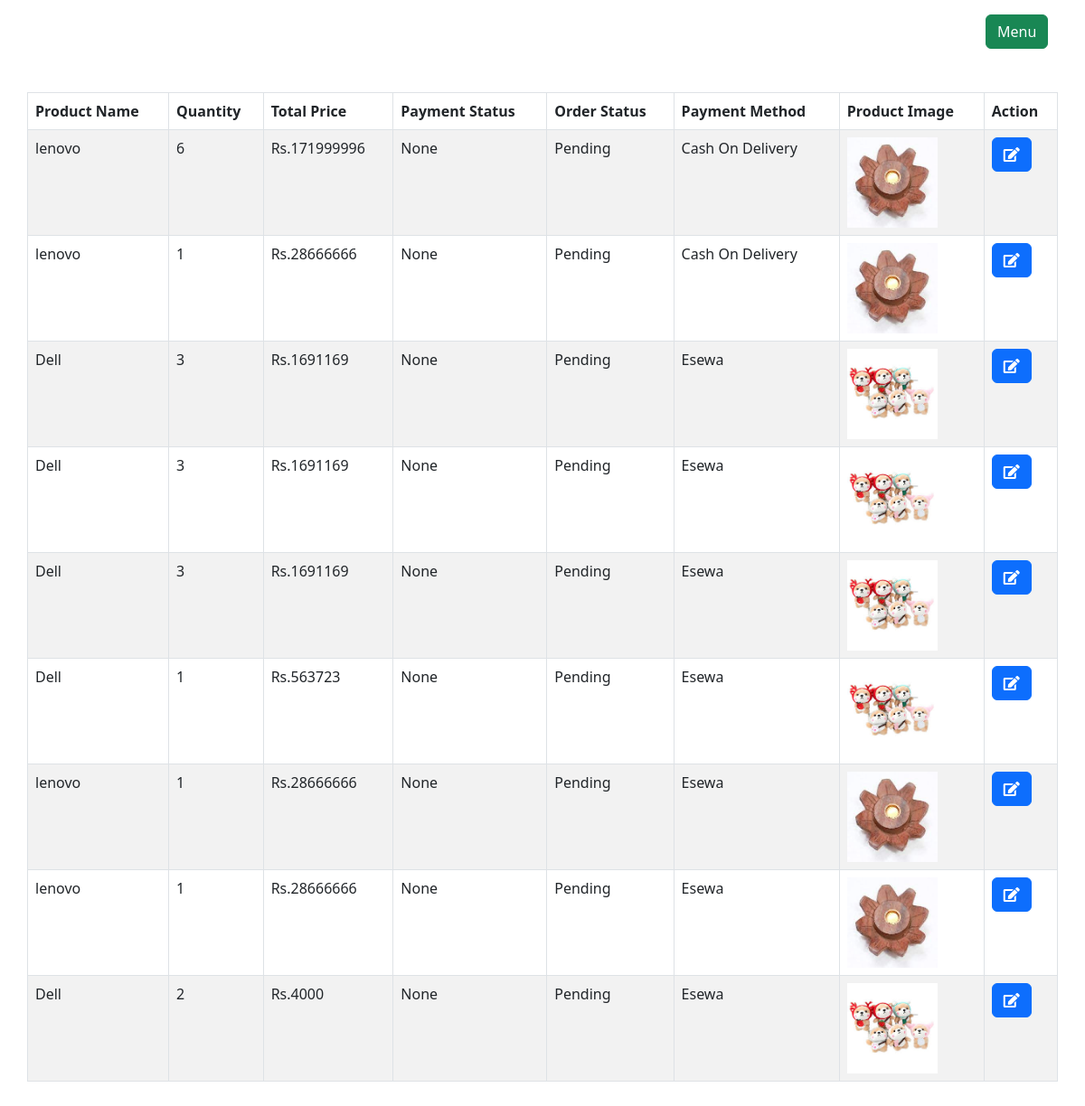
Page /admins/orders/ (signed in) on the committed database.
### userpage/models.py (models this page shows)
class Order(models.Model):
    PAYMENT=(
        ('Cash On Delivery','Cash On Delivery'),
        ('Esewa','Esewa'),
        ('Khalti','Khalti'),
    )
    product=models.ForeignKey(Product,on_delete=models.CASCADE)
    user=models.ForeignKey(User,on_delete=models.CASCADE)
    quantity=models.IntegerField()
    total_price=models.IntegerField(null=True)
    status=models.CharField(default='Pending',max_length=200)
    payment_method=models.CharField(max_length=100,choices=PAYMENT)
    payment_status=models.BooleanField(default=False,null=True)
    phone_no=models.CharField(max_length=20,validators=[MinLengthValidator(9),MaxLengthValidator(15)])
    address=models.CharField(max_length=100)
    created_at=models.DateTimeField(auto_now_add=True)

### products/models.py (models this page shows, shortened)
class Product(models.Model):
    product_name=models.CharField(max_length=100)
    product_price=models.FloatField()
    stock=models.IntegerField()
    product_description=models.TextField()
    product_image=models.FileField(upload_to='static/uploads',null=True)
    category=models.ForeignKey(Category, on_delete=models.CASCADE, null=True)

### userpage/auth.py (the view)
    def wrapper_function(request,*args,**kwargs):
        if request.user.is_staff:
            return view_function(request,*args,**kwargs)
        else:
            return redirect('/')

### adminspage/views.py (called while the page is built)
@login_required
@admin_only
def user_order(request):
    order=Order.objects.all()
    context={
        'items':order
    }
    return render(request,'admin/order.html',context)

### userpage/auth.py (called while the page is built)
def admin_only(view_function):
    def wrapper_function(request,*args,**kwargs):
        if request.user.is_staff:
            return view_function(request,*args,**kwargs)
        else:
            return redirect('/')
    return wrapper_function

### adminspage/templates/admin/order.html (shortened to what this page needs)
{% extends 'admin/adminlayout.html' %}
{% block main-content %}
<div class="container">
    <div class="row d-flex justify-content-center">
        <table class="table table-bordered table-striped my-5">
            <thead>
                <tr>
                    <th>Product Name</th>
                    <th>Quantity</th>
                    <th>Total Price</th>
                    <th>Payment Status</th>
                    <th>Order Status</th>
                    <th>Payment Method</th>
                    <th>Product Image</th>
                    <th>Action</th>
                </tr>
            </thead>
            <tbody>
                {% for item in items %}
                <tr>
                    <td>{{item.product.product_name}}</td>
                    <td>{{item.quantity}}</td>
                    <td>Rs.{{item.total_price}}</td>
                    <td>{{item.payment_status}}</td>
                    <td>{{item.status}}</td>
                    <td>{{item.payment_method}}</td>
                    <td><img src="/{{item.product.product_image}}" alt="{{item.product.product_name}}" width="100"></td>
                    <td><a href="#" class="btn btn-primary"><i class="fas fa-edit"></i></a></td>
                </tr>
                {% endfor %}
            </tbody>
        </table>
    </div>
</div>
{% endblock %}

### rows in the picture
Order: product.product_name "lenovo", quantity "6", total_price "171999996", payment_status "None", status "Pending", payment_method "Cash On Delivery", product.product_image (picture)
Order: product.product_name "lenovo", quantity "1", total_price "28666666", payment_status "None", status "Pending", payment_method "Cash On Delivery", product.product_image (picture)
Order: product.product_name "Dell", quantity "3", total_price "1691169", payment_status "None", status "Pending", payment_method "Esewa", product.product_image (picture)
Order: product.product_name "Dell", quantity "3", total_price "1691169", payment_status "None", status "Pending", payment_method "Esewa", product.product_image (picture)
Order: product.product_name "Dell", quantity "3", total_price "1691169", payment_status "None", status "Pending", payment_method "Esewa", product.product_image (picture)
Order: product.product_name "Dell", quantity "1", total_price "563723", payment_status "None", status "Pending", payment_method "Esewa", product.product_image (picture)
Order: product.product_name "lenovo", quantity "1", total_price "28666666", payment_status "None", status "Pending", payment_method "Esewa", product.product_image (picture)
Order: product.product_name "lenovo", quantity "1", total_price "28666666", payment_status "None", status "Pending", payment_method "Esewa", product.product_image (picture)
Order: product.product_name "Dell", quantity "2", total_price "4000", payment_status "None", status "Pending", payment_method "Esewa", product.product_image (picture)
